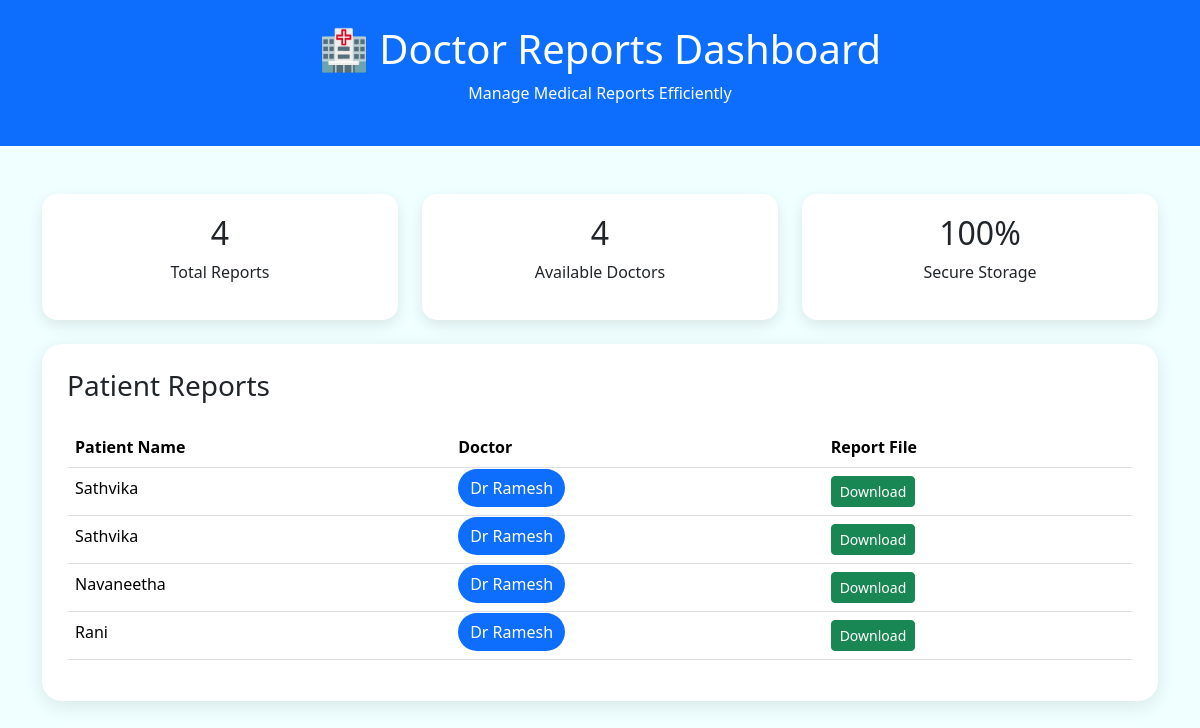
Before: /doctor-reports/ with the older database file.
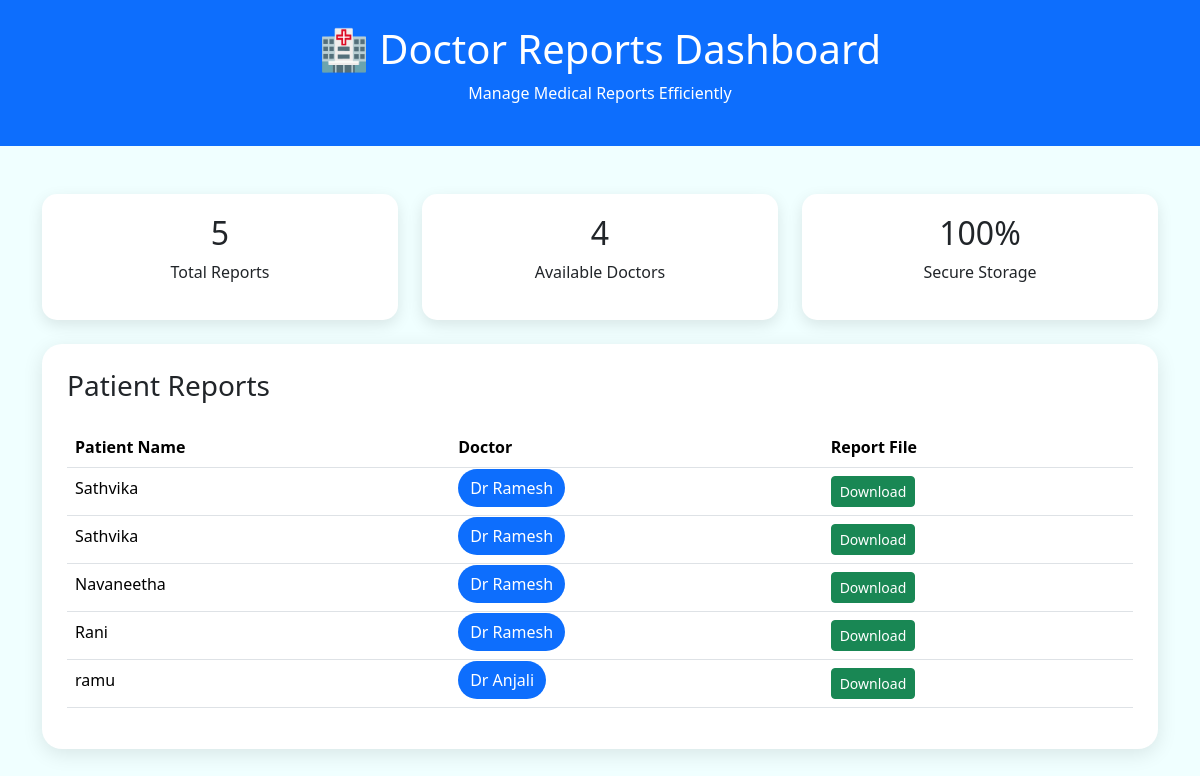
After: the same page with the newer database file.
### reports/models.py (models this page shows, shortened)
class Report(models.Model):
    GENDER_CHOICES = [
        ('Male', 'Male'),
        ('Female', 'Female'),
        ('Other', 'Other'),
    ]
    patient_name = models.CharField(max_length=100)
    age = models.IntegerField()
    gender = models.CharField(
        max_length=20,
        choices=GENDER_CHOICES
    )
    symptoms = models.TextField()
    doctor = models.ForeignKey(
        Doctor,
        on_delete=models.CASCADE,
        null=True
    )
    report_file = models.FileField(
        upload_to='reports/'
    )
    uploaded_at = models.DateTimeField(
        auto_now_add=True
    )

### doctors/models.py (models this page shows, shortened)
class Doctor(models.Model):
    CATEGORY_CHOICES = [
        ('General Physician', 'General Physician'),
        ('Cardiologist', 'Cardiologist'),
        ('Dermatologist', 'Dermatologist'),
        ('Orthopedic', 'Orthopedic'),
    ]
    name = models.CharField(max_length=100)
    category = models.CharField(
        max_length=50,
        choices=CATEGORY_CHOICES
    )
    experience = models.IntegerField()
    availability = models.BooleanField(default=True)

### reports/views.py (the view)
def doctor_reports(request):
    reports = Report.objects.all()
    return render(
        request,
        'reports/doctor_reports.html',
        {'reports': reports}
    )

### templates/reports/doctor_reports.html (shortened to what this page needs)
<!DOCTYPE html>
<html lang="en">
<head>
<link href="https://cdn.jsdelivr.net/npm/bootstrap@5.3.3/dist/css/bootstrap.min.css" rel="stylesheet">
</head>
<body>
<div class="header">
<h1>
🏥 Doctor Reports Dashboard
</h1>
<p>
Manage Medical Reports Efficiently
</p>
</div>
<div class="container mt-5">
<div class="row mb-4">
<div class="col-md-4">
<div class="stats-card">
<h2>{{ reports.count }}</h2>
<p>Total Reports</p>
</div>
</div>
<div class="col-md-4">
<div class="stats-card">
<h2>4</h2>
<p>Available Doctors</p>
</div>
</div>
<div class="col-md-4">
<div class="stats-card">
<h2>100%</h2>
<p>Secure Storage</p>
</div>
</div>
</div>
<div class="table-container">
<h3 class="mb-4">
Patient Reports
</h3>
<table class="table table-hover">
<thead>
<tr>
<th>Patient Name</th>
<th>Doctor</th>
<th>Report File</th>
</tr>
</thead>
<tbody>
{% for report in reports %}
<tr>
<td>
{{ report.patient_name }}
</td>
<td>
<span class="badge-doctor">
{{ report.doctor.name }}
</span>
</td>
<td>
<a
href="{{ report.report_file.url }}"
class="btn btn-success btn-sm">
Download
</a>
</td>
</tr>
{% endfor %}
</tbody>
</table>
</div>
</div>
</body>
</html>

### templates/reports/doctor_reports.html (style rules this page uses)
body { background:azure; }
.header { background:#0d6efd; color:white; padding:25px; text-align:center; }
.stats-card { background:white; border-radius:15px; padding:20px; text-align:center; box-shadow:0 5px 15px rgba(0,0,0,.1); }
.table-container { background:white; padding:25px; border-radius:20px; box-shadow:0 5px 20px rgba(0,0,0,.1); }
.badge-doctor { background:#0d6efd; color:white; padding:8px 12px; border-radius:20px; }

Changed rows visible on the page:
added Report: patient_name "ramu", doctor.name "Dr Anjali"
Other visible differences:
{{ reports.count }}: "4" → "5"
